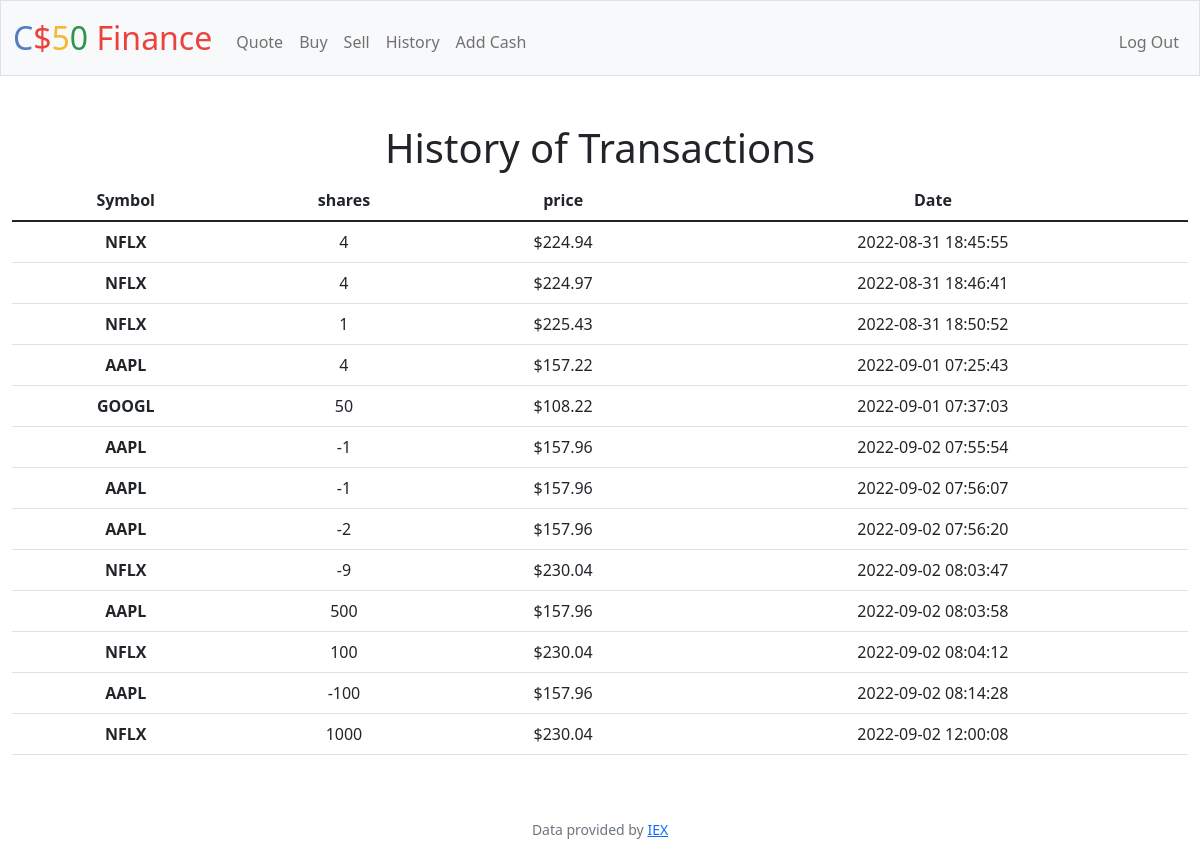
The app's page /history (signed in) with its own data.
### tables this page shows
CREATE TABLE 'transactions' ('id' INTEGER PRIMARY KEY AUTOINCREMENT NOT NULL, 'user_id' INTEGER NOT NULL, 'symbol' TEXT NOT NULL, 'shares' INTEGER NOT NULL, 'price' REAL NOT NULL, 'date' DATETIME NOT NULL);

### app.py (the view)
@app.route("/history")
@login_required
def history():
    user_id = session["user_id"]
    transactions = db.execute("SELECT * FROM transactions WHERE user_id = ?", user_id)
    return render_template("history.html", transactions=transactions)

### app.py (called while the page is built)
@app.after_request
def after_request(response):
    response.headers["Cache-Control"] = "no-cache, no-store, must-revalidate"
    response.headers["Expires"] = 0
    response.headers["Pragma"] = "no-cache"
    return response

### helpers.py (called while the page is built)
def login_required(f):
    @wraps(f)
    def decorated_function(*args, **kwargs):
        if session.get("user_id") is None:
            return redirect("/login")
        return f(*args, **kwargs)
    return decorated_function

def usd(value):
    return f"${value:,.2f}"

### templates/history.html (shortened to what this page needs)
{% extends "layout.html" %}
{% block main %}
<h1>History of Transactions</h1>
<table class="table">
    <thead>
        <tr>
            <th>Symbol</th>
            <th>shares</th>
            <th>price</th>
            <th>Date</th>
        </tr>
    </thead>
    <tbody>
        {% for row in transactions %}
        <tr>
            <th scope="row">{{ row["symbol"] }}</th>
            <td>{{ row["shares"] }}</td>
            <td>{{ row["price"] | usd }}</td>
            <td>{{ row["date"] }}</td>
        </tr>
        {% endfor %}
    </tbody>
</table>
{% endblock %}

### records on screen
transactions: symbol "NFLX", shares "4", price "$224.94", date "2022-08-31 18:45:55"
transactions: symbol "NFLX", shares "4", price "$224.97", date "2022-08-31 18:46:41"
transactions: symbol "NFLX", shares "1", price "$225.43", date "2022-08-31 18:50:52"
transactions: symbol "AAPL", shares "4", price "$157.22", date "2022-09-01 07:25:43"
transactions: symbol "GOOGL", shares "50", price "$108.22", date "2022-09-01 07:37:03"
transactions: symbol "AAPL", shares "-1", price "$157.96", date "2022-09-02 07:55:54"
transactions: symbol "AAPL", shares "-1", price "$157.96", date "2022-09-02 07:56:07"
transactions: symbol "AAPL", shares "-2", price "$157.96", date "2022-09-02 07:56:20"
transactions: symbol "NFLX", shares "-9", price "$230.04", date "2022-09-02 08:03:47"
transactions: symbol "AAPL", shares "500", price "$157.96", date "2022-09-02 08:03:58"
transactions: symbol "NFLX", shares "100", price "$230.04", date "2022-09-02 08:04:12"
transactions: symbol "AAPL", shares "-100", price "$157.96", date "2022-09-02 08:14:28"
transactions: symbol "NFLX", shares "1000", price "$230.04", date "2022-09-02 12:00:08"
